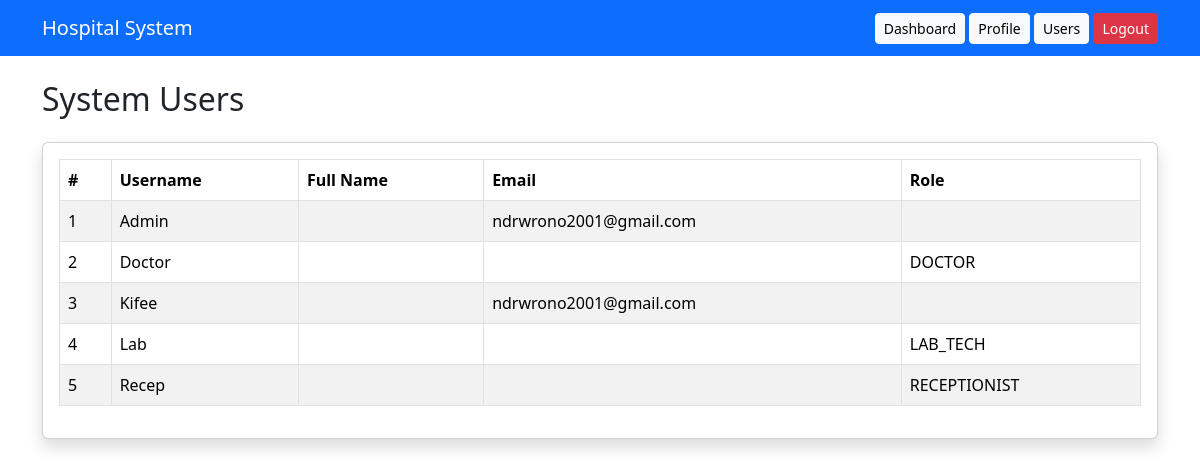
The app's page /users/ (signed in) with its own data.
### Accounts/models.py (models this page shows)
class User(AbstractUser):
    ADMIN = "ADMIN"
    DOCTOR = "DOCTOR"
    NURSE = "NURSE"
    RECEPTIONIST = "RECEPTIONIST"
    PHARMACIST = "PHARMACIST"
    LAB_TECH = "LAB_TECH"
    ROLE_CHOICES = [
        (ADMIN, "Admin"),
        (DOCTOR, "Doctor"),
        (NURSE, "Nurse"),
        (RECEPTIONIST, "Receptionist"),
        (PHARMACIST, "Pharmacist"),
        (LAB_TECH, "Lab Technician"),
    ]
    role = models.CharField(max_length=20, choices=ROLE_CHOICES)
    phone = models.CharField(max_length=20, blank=True)

### Accounts/views.py (the view)
@login_required
def user_list(request):
    users = User.objects.all().order_by("username")
    context = {
        "users": users
    }
    return render(
        request,
        "users.html",
        context
    )

### Templates/users.html (shortened to what this page needs)
{% extends 'base.html' %}
{% block content %}
<div class="d-flex justify-content-between align-items-center mb-3">
    <h2>System Users</h2>
</div>
<div class="card shadow">
    <div class="card-body">
        <table class="table table-bordered table-striped">
            <thead>
                <tr>
                    <th>#</th>
                    <th>Username</th>
                    <th>Full Name</th>
                    <th>Email</th>
                    <th>Role</th>
                </tr>
            </thead>
            <tbody>
                {% for user in users %}
                <tr>
                    <td>{{ forloop.counter }}</td>
                    <td>
                        {{ user.username }}
                    </td>
                    <td>
                    </td>
                    <td>
                        {{ user.email }}
                    </td>
                    <td>
                        {{ user.role }}
                    </td>
                </tr>
                {% empty %}
                <tr>
                    <td colspan="5" class="text-center">
                        No users found.
                    </td>
                </tr>
                {% endfor %}
            </tbody>
        </table>
    </div>
</div>
{% endblock %}

### records on screen
User: username "Admin", email "ndrwrono2001@gmail.com"
User: username "Doctor", role "DOCTOR"
User: username "Kifee", email "ndrwrono2001@gmail.com"
User: username "Lab", role "LAB_TECH"
User: username "Recep", role "RECEPTIONIST"
